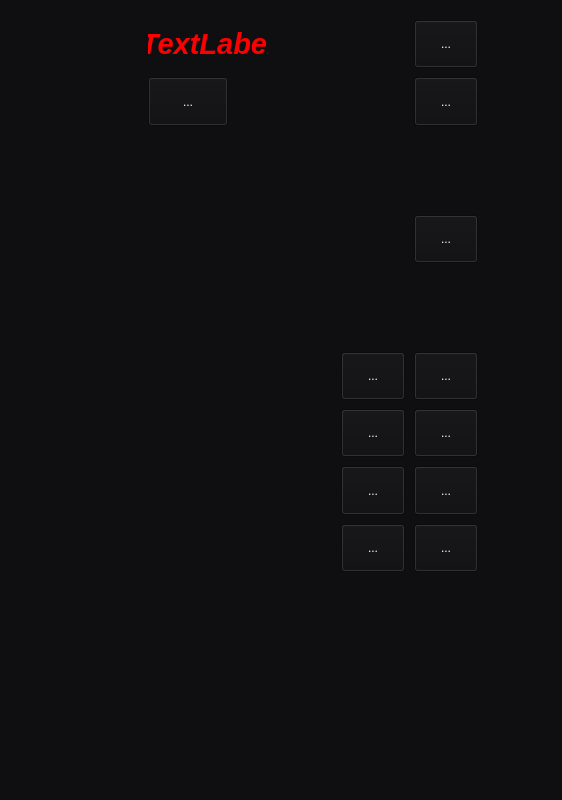
<?xml version="1.0" encoding="UTF-8"?>
<ui version="4.0">
 <class>ControlMenuMail</class>
 <widget class="QWidget" name="ControlMenuMail">
  <property name="geometry">
   <rect>
    <x>0</x>
    <y>0</y>
    <width>562</width>
    <height>800</height>
   </rect>
  </property>
  <property name="sizePolicy">
   <sizepolicy hsizetype="Expanding" vsizetype="Expanding">
    <horstretch>0</horstretch>
    <verstretch>0</verstretch>
   </sizepolicy>
  </property>
  <property name="palette">
   <palette>
    <active>
     <colorrole role="WindowText">
      <brush brushstyle="SolidPattern">
       <color alpha="255">
        <red>255</red>
        <green>255</green>
        <blue>255</blue>
       </color>
      </brush>
     </colorrole>
     <colorrole role="Button">
      <brush brushstyle="SolidPattern">
       <color alpha="255">
        <red>15</red>
        <green>15</green>
        <blue>17</blue>
       </color>
      </brush>
     </colorrole>
     <colorrole role="Light">
      <brush brushstyle="SolidPattern">
       <color alpha="255">
        <red>22</red>
        <green>22</green>
        <blue>25</blue>
       </color>
      </brush>
     </colorrole>
     <colorrole role="Midlight">
      <brush brushstyle="SolidPattern">
       <color alpha="255">
        <red>18</red>
        <green>18</green>
        <blue>21</blue>
       </color>
      </brush>
     </colorrole>
     <colorrole role="Dark">
      <brush brushstyle="SolidPattern">
       <color alpha="255">
        <red>7</red>
        <green>7</green>
        <blue>8</blue>
       </color>
      </brush>
     </colorrole>
     <colorrole role="Mid">
      <brush brushstyle="SolidPattern">
       <color alpha="255">
        <red>10</red>
        <green>10</green>
        <blue>11</blue>
       </color>
      </brush>
     </colorrole>
     <colorrole role="Text">
      <brush brushstyle="SolidPattern">
       <color alpha="255">
        <red>255</red>
        <green>255</green>
        <blue>255</blue>
       </color>
      </brush>
     </colorrole>
     <colorrole role="BrightText">
      <brush brushstyle="SolidPattern">
       <color alpha="255">
        <red>255</red>
        <green>255</green>
        <blue>255</blue>
       </color>
      </brush>
     </colorrole>
     <colorrole role="ButtonText">
      <brush brushstyle="SolidPattern">
       <color alpha="255">
        <red>255</red>
        <green>255</green>
        <blue>255</blue>
       </color>
      </brush>
     </colorrole>
     <colorrole role="Base">
      <brush brushstyle="SolidPattern">
       <color alpha="255">
        <red>0</red>
        <green>0</green>
        <blue>0</blue>
       </color>
      </brush>
     </colorrole>
     <colorrole role="Window">
      <brush brushstyle="SolidPattern">
       <color alpha="255">
        <red>15</red>
        <green>15</green>
        <blue>17</blue>
       </color>
      </brush>
     </colorrole>
     <colorrole role="Shadow">
      <brush brushstyle="SolidPattern">
       <color alpha="255">
        <red>0</red>
        <green>0</green>
        <blue>0</blue>
       </color>
      </brush>
     </colorrole>
     <colorrole role="AlternateBase">
      <brush brushstyle="SolidPattern">
       <color alpha="255">
        <red>7</red>
        <green>7</green>
        <blue>8</blue>
       </color>
      </brush>
     </colorrole>
     <colorrole role="ToolTipBase">
      <brush brushstyle="SolidPattern">
       <color alpha="255">
        <red>255</red>
        <green>255</green>
        <blue>220</blue>
       </color>
      </brush>
     </colorrole>
     <colorrole role="ToolTipText">
      <brush brushstyle="SolidPattern">
       <color alpha="255">
        <red>0</red>
        <green>0</green>
        <blue>0</blue>
       </color>
      </brush>
     </colorrole>
     <colorrole role="PlaceholderText">
      <brush brushstyle="SolidPattern">
       <color alpha="128">
        <red>255</red>
        <green>255</green>
        <blue>255</blue>
       </color>
      </brush>
     </colorrole>
    </active>
    <inactive>
     <colorrole role="WindowText">
      <brush brushstyle="SolidPattern">
       <color alpha="255">
        <red>255</red>
        <green>255</green>
        <blue>255</blue>
       </color>
      </brush>
     </colorrole>
     <colorrole role="Button">
      <brush brushstyle="SolidPattern">
       <color alpha="255">
        <red>15</red>
        <green>15</green>
        <blue>17</blue>
       </color>
      </brush>
     </colorrole>
     <colorrole role="Light">
      <brush brushstyle="SolidPattern">
       <color alpha="255">
        <red>22</red>
        <green>22</green>
        <blue>25</blue>
       </color>
      </brush>
     </colorrole>
     <colorrole role="Midlight">
      <brush brushstyle="SolidPattern">
       <color alpha="255">
        <red>18</red>
        <green>18</green>
        <blue>21</blue>
       </color>
      </brush>
     </colorrole>
     <colorrole role="Dark">
      <brush brushstyle="SolidPattern">
       <color alpha="255">
        <red>7</red>
        <green>7</green>
        <blue>8</blue>
       </color>
      </brush>
     </colorrole>
     <colorrole role="Mid">
      <brush brushstyle="SolidPattern">
       <color alpha="255">
        <red>10</red>
        <green>10</green>
        <blue>11</blue>
       </color>
      </brush>
     </colorrole>
     <colorrole role="Text">
      <brush brushstyle="SolidPattern">
       <color alpha="255">
        <red>255</red>
        <green>255</green>
        <blue>255</blue>
       </color>
      </brush>
     </colorrole>
     <colorrole role="BrightText">
      <brush brushstyle="SolidPattern">
       <color alpha="255">
        <red>255</red>
        <green>255</green>
        <blue>255</blue>
       </color>
      </brush>
     </colorrole>
     <colorrole role="ButtonText">
      <brush brushstyle="SolidPattern">
       <color alpha="255">
        <red>255</red>
        <green>255</green>
        <blue>255</blue>
       </color>
      </brush>
     </colorrole>
     <colorrole role="Base">
      <brush brushstyle="SolidPattern">
       <color alpha="255">
        <red>0</red>
        <green>0</green>
        <blue>0</blue>
       </color>
      </brush>
     </colorrole>
     <colorrole role="Window">
      <brush brushstyle="SolidPattern">
       <color alpha="255">
        <red>15</red>
        <green>15</green>
        <blue>17</blue>
       </color>
      </brush>
     </colorrole>
     <colorrole role="Shadow">
      <brush brushstyle="SolidPattern">
       <color alpha="255">
        <red>0</red>
        <green>0</green>
        <blue>0</blue>
       </color>
      </brush>
     </colorrole>
     <colorrole role="AlternateBase">
      <brush brushstyle="SolidPattern">
       <color alpha="255">
        <red>7</red>
        <green>7</green>
        <blue>8</blue>
       </color>
      </brush>
     </colorrole>
     <colorrole role="ToolTipBase">
      <brush brushstyle="SolidPattern">
       <color alpha="255">
        <red>255</red>
        <green>255</green>
        <blue>220</blue>
       </color>
      </brush>
     </colorrole>
     <colorrole role="ToolTipText">
      <brush brushstyle="SolidPattern">
       <color alpha="255">
        <red>0</red>
        <green>0</green>
        <blue>0</blue>
       </color>
      </brush>
     </colorrole>
     <colorrole role="PlaceholderText">
      <brush brushstyle="SolidPattern">
       <color alpha="128">
        <red>255</red>
        <green>255</green>
        <blue>255</blue>
       </color>
      </brush>
     </colorrole>
    </inactive>
    <disabled>
     <colorrole role="WindowText">
      <brush brushstyle="SolidPattern">
       <color alpha="255">
        <red>7</red>
        <green>7</green>
        <blue>8</blue>
       </color>
      </brush>
     </colorrole>
     <colorrole role="Button">
      <brush brushstyle="SolidPattern">
       <color alpha="255">
        <red>15</red>
        <green>15</green>
        <blue>17</blue>
       </color>
      </brush>
     </colorrole>
     <colorrole role="Light">
      <brush brushstyle="SolidPattern">
       <color alpha="255">
        <red>22</red>
        <green>22</green>
        <blue>25</blue>
       </color>
      </brush>
     </colorrole>
     <colorrole role="Midlight">
      <brush brushstyle="SolidPattern">
       <color alpha="255">
        <red>18</red>
        <green>18</green>
        <blue>21</blue>
       </color>
      </brush>
     </colorrole>
     <colorrole role="Dark">
      <brush brushstyle="SolidPattern">
       <color alpha="255">
        <red>7</red>
        <green>7</green>
        <blue>8</blue>
       </color>
      </brush>
     </colorrole>
     <colorrole role="Mid">
      <brush brushstyle="SolidPattern">
       <color alpha="255">
        <red>10</red>
        <green>10</green>
        <blue>11</blue>
       </color>
      </brush>
     </colorrole>
     <colorrole role="Text">
      <brush brushstyle="SolidPattern">
       <color alpha="255">
        <red>7</red>
        <green>7</green>
        <blue>8</blue>
       </color>
      </brush>
     </colorrole>
     <colorrole role="BrightText">
      <brush brushstyle="SolidPattern">
       <color alpha="255">
        <red>255</red>
        <green>255</green>
        <blue>255</blue>
       </color>
      </brush>
     </colorrole>
     <colorrole role="ButtonText">
      <brush brushstyle="SolidPattern">
       <color alpha="255">
        <red>7</red>
        <green>7</green>
        <blue>8</blue>
       </color>
      </brush>
     </colorrole>
     <colorrole role="Base">
      <brush brushstyle="SolidPattern">
       <color alpha="255">
        <red>15</red>
        <green>15</green>
        <blue>17</blue>
       </color>
      </brush>
     </colorrole>
     <colorrole role="Window">
      <brush brushstyle="SolidPattern">
       <color alpha="255">
        <red>15</red>
        <green>15</green>
        <blue>17</blue>
       </color>
      </brush>
     </colorrole>
     <colorrole role="Shadow">
      <brush brushstyle="SolidPattern">
       <color alpha="255">
        <red>0</red>
        <green>0</green>
        <blue>0</blue>
       </color>
      </brush>
     </colorrole>
     <colorrole role="AlternateBase">
      <brush brushstyle="SolidPattern">
       <color alpha="255">
        <red>15</red>
        <green>15</green>
        <blue>17</blue>
       </color>
      </brush>
     </colorrole>
     <colorrole role="ToolTipBase">
      <brush brushstyle="SolidPattern">
       <color alpha="255">
        <red>255</red>
        <green>255</green>
        <blue>220</blue>
       </color>
      </brush>
     </colorrole>
     <colorrole role="ToolTipText">
      <brush brushstyle="SolidPattern">
       <color alpha="255">
        <red>0</red>
        <green>0</green>
        <blue>0</blue>
       </color>
      </brush>
     </colorrole>
     <colorrole role="PlaceholderText">
      <brush brushstyle="SolidPattern">
       <color alpha="128">
        <red>255</red>
        <green>255</green>
        <blue>255</blue>
       </color>
      </brush>
     </colorrole>
    </disabled>
   </palette>
  </property>
  <property name="windowTitle">
   <string>Form</string>
  </property>
  <property name="styleSheet">
   <string notr="true"/>
  </property>
  <layout class="QHBoxLayout" name="horizontalLayout">
   <item>
    <widget class="QWidget" name="gridWidget" native="true">
     <property name="sizePolicy">
      <sizepolicy hsizetype="Expanding" vsizetype="Expanding">
       <horstretch>0</horstretch>
       <verstretch>0</verstretch>
      </sizepolicy>
     </property>
     <property name="minimumSize">
      <size>
       <width>0</width>
       <height>0</height>
      </size>
     </property>
     <layout class="QGridLayout" name="gridLayout">
      <property name="spacing">
       <number>9</number>
      </property>
      <item row="0" column="4">
       <spacer name="horizontalSpacer_2">
        <property name="orientation">
         <enum>Qt::Horizontal</enum>
        </property>
        <property name="sizeHint" stdset="0">
         <size>
          <width>40</width>
          <height>20</height>
         </size>
        </property>
       </spacer>
      </item>
      <item row="5" column="5">
       <widget class="QToolButton" name="Outlook">
        <property name="sizePolicy">
         <sizepolicy hsizetype="Expanding" vsizetype="Expanding">
          <horstretch>0</horstretch>
          <verstretch>0</verstretch>
         </sizepolicy>
        </property>
        <property name="minimumSize">
         <size>
          <width>0</width>
          <height>0</height>
         </size>
        </property>
        <property name="maximumSize">
         <size>
          <width>80</width>
          <height>80</height>
         </size>
        </property>
        <property name="text">
         <string>...</string>
        </property>
        <property name="icon">
         <iconset resource="resource.qrc">
          <normaloff>:/Images/4-Courriel/Outlook.svg</normaloff>:/Images/4-Courriel/Outlook.svg</iconset>
        </property>
        <property name="iconSize">
         <size>
          <width>100</width>
          <height>100</height>
         </size>
        </property>
       </widget>
      </item>
      <item row="1" column="5">
       <widget class="QToolButton" name="Home">
        <property name="sizePolicy">
         <sizepolicy hsizetype="Expanding" vsizetype="Expanding">
          <horstretch>0</horstretch>
          <verstretch>0</verstretch>
         </sizepolicy>
        </property>
        <property name="minimumSize">
         <size>
          <width>0</width>
          <height>0</height>
         </size>
        </property>
        <property name="maximumSize">
         <size>
          <width>80</width>
          <height>80</height>
         </size>
        </property>
        <property name="text">
         <string>...</string>
        </property>
        <property name="icon">
         <iconset resource="resource.qrc">
          <normaloff>:/Images/1-NavigateurWeb/home.svg</normaloff>:/Images/1-NavigateurWeb/home.svg</iconset>
        </property>
        <property name="iconSize">
         <size>
          <width>100</width>
          <height>100</height>
         </size>
        </property>
       </widget>
      </item>
      <item row="1" column="2">
       <widget class="QToolButton" name="Retour">
        <property name="sizePolicy">
         <sizepolicy hsizetype="Expanding" vsizetype="Expanding">
          <horstretch>0</horstretch>
          <verstretch>0</verstretch>
         </sizepolicy>
        </property>
        <property name="minimumSize">
         <size>
          <width>0</width>
          <height>0</height>
         </size>
        </property>
        <property name="maximumSize">
         <size>
          <width>80</width>
          <height>80</height>
         </size>
        </property>
        <property name="text">
         <string>...</string>
        </property>
        <property name="icon">
         <iconset resource="resource.qrc">
          <normaloff>:/Images/1-NavigateurWeb/arrow-left.svg</normaloff>:/Images/1-NavigateurWeb/arrow-left.svg</iconset>
        </property>
        <property name="iconSize">
         <size>
          <width>100</width>
          <height>100</height>
         </size>
        </property>
       </widget>
      </item>
      <item row="8" column="4">
       <widget class="QToolButton" name="Bouygues">
        <property name="sizePolicy">
         <sizepolicy hsizetype="Expanding" vsizetype="Expanding">
          <horstretch>0</horstretch>
          <verstretch>0</verstretch>
         </sizepolicy>
        </property>
        <property name="minimumSize">
         <size>
          <width>0</width>
          <height>0</height>
         </size>
        </property>
        <property name="maximumSize">
         <size>
          <width>80</width>
          <height>80</height>
         </size>
        </property>
        <property name="text">
         <string>...</string>
        </property>
        <property name="icon">
         <iconset resource="resource.qrc">
          <normaloff>:/Images/4-Courriel/Bouygues.svg</normaloff>:/Images/4-Courriel/Bouygues.svg</iconset>
        </property>
        <property name="iconSize">
         <size>
          <width>100</width>
          <height>100</height>
         </size>
        </property>
       </widget>
      </item>
      <item row="13" column="5">
       <spacer name="verticalSpacer_2">
        <property name="orientation">
         <enum>Qt::Vertical</enum>
        </property>
        <property name="sizeHint" stdset="0">
         <size>
          <width>20</width>
          <height>160</height>
         </size>
        </property>
       </spacer>
      </item>
      <item row="0" column="5">
       <widget class="QToolButton" name="Fermeture">
        <property name="sizePolicy">
         <sizepolicy hsizetype="Expanding" vsizetype="Expanding">
          <horstretch>0</horstretch>
          <verstretch>0</verstretch>
         </sizepolicy>
        </property>
        <property name="minimumSize">
         <size>
          <width>0</width>
          <height>0</height>
         </size>
        </property>
        <property name="maximumSize">
         <size>
          <width>80</width>
          <height>80</height>
         </size>
        </property>
        <property name="text">
         <string>...</string>
        </property>
        <property name="icon">
         <iconset resource="resource.qrc">
          <normaloff>:/Images/1-NavigateurWeb/close-alt.svg</normaloff>:/Images/1-NavigateurWeb/close-alt.svg</iconset>
        </property>
        <property name="iconSize">
         <size>
          <width>100</width>
          <height>100</height>
         </size>
        </property>
       </widget>
      </item>
      <item row="1" column="1">
       <spacer name="horizontalSpacer_4">
        <property name="orientation">
         <enum>Qt::Horizontal</enum>
        </property>
        <property name="sizeHint" stdset="0">
         <size>
          <width>40</width>
          <height>20</height>
         </size>
        </property>
       </spacer>
      </item>
      <item row="14" column="5">
       <spacer name="verticalSpacer">
        <property name="orientation">
         <enum>Qt::Vertical</enum>
        </property>
        <property name="sizeHint" stdset="0">
         <size>
          <width>20</width>
          <height>40</height>
         </size>
        </property>
       </spacer>
      </item>
      <item row="6" column="5">
       <widget class="QToolButton" name="Orange">
        <property name="sizePolicy">
         <sizepolicy hsizetype="Expanding" vsizetype="Expanding">
          <horstretch>0</horstretch>
          <verstretch>0</verstretch>
         </sizepolicy>
        </property>
        <property name="minimumSize">
         <size>
          <width>0</width>
          <height>0</height>
         </size>
        </property>
        <property name="maximumSize">
         <size>
          <width>80</width>
          <height>80</height>
         </size>
        </property>
        <property name="text">
         <string>...</string>
        </property>
        <property name="icon">
         <iconset resource="resource.qrc">
          <normaloff>:/Images/4-Courriel/Orange.svg</normaloff>:/Images/4-Courriel/Orange.svg</iconset>
        </property>
        <property name="iconSize">
         <size>
          <width>100</width>
          <height>100</height>
         </size>
        </property>
       </widget>
      </item>
      <item row="6" column="4">
       <widget class="QToolButton" name="Yahoo">
        <property name="sizePolicy">
         <sizepolicy hsizetype="Expanding" vsizetype="Expanding">
          <horstretch>0</horstretch>
          <verstretch>0</verstretch>
         </sizepolicy>
        </property>
        <property name="minimumSize">
         <size>
          <width>0</width>
          <height>0</height>
         </size>
        </property>
        <property name="maximumSize">
         <size>
          <width>80</width>
          <height>80</height>
         </size>
        </property>
        <property name="text">
         <string>...</string>
        </property>
        <property name="icon">
         <iconset resource="resource.qrc">
          <normaloff>:/Images/4-Courriel/Yahoo.svg</normaloff>:/Images/4-Courriel/Yahoo.svg</iconset>
        </property>
        <property name="iconSize">
         <size>
          <width>100</width>
          <height>100</height>
         </size>
        </property>
       </widget>
      </item>
      <item row="2" column="5">
       <spacer name="verticalSpacer_1">
        <property name="orientation">
         <enum>Qt::Vertical</enum>
        </property>
        <property name="sizeType">
         <enum>QSizePolicy::Preferred</enum>
        </property>
        <property name="sizeHint" stdset="0">
         <size>
          <width>50</width>
          <height>80</height>
         </size>
        </property>
       </spacer>
      </item>
      <item row="8" column="5">
       <widget class="QToolButton" name="LaPoste">
        <property name="sizePolicy">
         <sizepolicy hsizetype="Expanding" vsizetype="Expanding">
          <horstretch>0</horstretch>
          <verstretch>0</verstretch>
         </sizepolicy>
        </property>
        <property name="minimumSize">
         <size>
          <width>0</width>
          <height>0</height>
         </size>
        </property>
        <property name="maximumSize">
         <size>
          <width>80</width>
          <height>80</height>
         </size>
        </property>
        <property name="text">
         <string>...</string>
        </property>
        <property name="icon">
         <iconset resource="resource.qrc">
          <normaloff>:/Images/4-Courriel/LaPoste.svg</normaloff>:/Images/4-Courriel/LaPoste.svg</iconset>
        </property>
        <property name="iconSize">
         <size>
          <width>100</width>
          <height>100</height>
         </size>
        </property>
       </widget>
      </item>
      <item row="5" column="4">
       <widget class="QToolButton" name="Gmail">
        <property name="sizePolicy">
         <sizepolicy hsizetype="Expanding" vsizetype="Expanding">
          <horstretch>0</horstretch>
          <verstretch>0</verstretch>
         </sizepolicy>
        </property>
        <property name="minimumSize">
         <size>
          <width>0</width>
          <height>0</height>
         </size>
        </property>
        <property name="maximumSize">
         <size>
          <width>80</width>
          <height>80</height>
         </size>
        </property>
        <property name="text">
         <string>...</string>
        </property>
        <property name="icon">
         <iconset resource="resource.qrc">
          <normaloff>:/Images/4-Courriel/Gmail.svg</normaloff>:/Images/4-Courriel/Gmail.svg</iconset>
        </property>
        <property name="iconSize">
         <size>
          <width>100</width>
          <height>100</height>
         </size>
        </property>
       </widget>
      </item>
      <item row="0" column="0">
       <spacer name="horizontalSpacer">
        <property name="orientation">
         <enum>Qt::Horizontal</enum>
        </property>
        <property name="sizeHint" stdset="0">
         <size>
          <width>40</width>
          <height>20</height>
         </size>
        </property>
       </spacer>
      </item>
      <item row="4" column="5">
       <spacer name="verticalSpacer_3">
        <property name="orientation">
         <enum>Qt::Vertical</enum>
        </property>
        <property name="sizeType">
         <enum>QSizePolicy::Preferred</enum>
        </property>
        <property name="sizeHint" stdset="0">
         <size>
          <width>50</width>
          <height>80</height>
         </size>
        </property>
       </spacer>
      </item>
      <item row="7" column="5">
       <widget class="QToolButton" name="Free">
        <property name="sizePolicy">
         <sizepolicy hsizetype="Expanding" vsizetype="Expanding">
          <horstretch>0</horstretch>
          <verstretch>0</verstretch>
         </sizepolicy>
        </property>
        <property name="minimumSize">
         <size>
          <width>0</width>
          <height>0</height>
         </size>
        </property>
        <property name="maximumSize">
         <size>
          <width>80</width>
          <height>80</height>
         </size>
        </property>
        <property name="text">
         <string>...</string>
        </property>
        <property name="icon">
         <iconset resource="resource.qrc">
          <normaloff>:/Images/4-Courriel/Free.svg</normaloff>:/Images/4-Courriel/Free.svg</iconset>
        </property>
        <property name="iconSize">
         <size>
          <width>100</width>
          <height>100</height>
         </size>
        </property>
       </widget>
      </item>
      <item row="0" column="10">
       <spacer name="horizontalSpacer_3">
        <property name="orientation">
         <enum>Qt::Horizontal</enum>
        </property>
        <property name="sizeHint" stdset="0">
         <size>
          <width>40</width>
          <height>20</height>
         </size>
        </property>
       </spacer>
      </item>
      <item row="3" column="5">
       <widget class="QToolButton" name="Options">
        <property name="sizePolicy">
         <sizepolicy hsizetype="Expanding" vsizetype="Expanding">
          <horstretch>0</horstretch>
          <verstretch>0</verstretch>
         </sizepolicy>
        </property>
        <property name="minimumSize">
         <size>
          <width>0</width>
          <height>0</height>
         </size>
        </property>
        <property name="maximumSize">
         <size>
          <width>80</width>
          <height>80</height>
         </size>
        </property>
        <property name="text">
         <string>...</string>
        </property>
        <property name="icon">
         <iconset resource="resource.qrc">
          <normaloff>:/Images/2-Calculatrice/cogs.svg</normaloff>:/Images/2-Calculatrice/cogs.svg</iconset>
        </property>
        <property name="iconSize">
         <size>
          <width>100</width>
          <height>100</height>
         </size>
        </property>
       </widget>
      </item>
      <item row="7" column="4">
       <widget class="QToolButton" name="SFR">
        <property name="sizePolicy">
         <sizepolicy hsizetype="Expanding" vsizetype="Expanding">
          <horstretch>0</horstretch>
          <verstretch>0</verstretch>
         </sizepolicy>
        </property>
        <property name="minimumSize">
         <size>
          <width>0</width>
          <height>0</height>
         </size>
        </property>
        <property name="maximumSize">
         <size>
          <width>80</width>
          <height>80</height>
         </size>
        </property>
        <property name="text">
         <string>...</string>
        </property>
        <property name="icon">
         <iconset resource="resource.qrc">
          <normaloff>:/Images/4-Courriel/SFR.svg</normaloff>:/Images/4-Courriel/SFR.svg</iconset>
        </property>
        <property name="iconSize">
         <size>
          <width>100</width>
          <height>100</height>
         </size>
        </property>
       </widget>
      </item>
      <item row="1" column="3">
       <spacer name="horizontalSpacer_5">
        <property name="orientation">
         <enum>Qt::Horizontal</enum>
        </property>
        <property name="sizeHint" stdset="0">
         <size>
          <width>40</width>
          <height>20</height>
         </size>
        </property>
       </spacer>
      </item>
      <item row="0" column="2">
       <widget class="QLabel" name="Horlorge">
        <property name="sizePolicy">
         <sizepolicy hsizetype="Expanding" vsizetype="Expanding">
          <horstretch>0</horstretch>
          <verstretch>0</verstretch>
         </sizepolicy>
        </property>
        <property name="minimumSize">
         <size>
          <width>120</width>
          <height>0</height>
         </size>
        </property>
        <property name="maximumSize">
         <size>
          <width>0</width>
          <height>100</height>
         </size>
        </property>
        <property name="font">
         <font>
          <pointsize>22</pointsize>
          <weight>75</weight>
          <italic>true</italic>
          <bold>true</bold>
         </font>
        </property>
        <property name="styleSheet">
         <string notr="true">color: red;</string>
        </property>
        <property name="text">
         <string>TextLabel</string>
        </property>
        <property name="scaledContents">
         <bool>false</bool>
        </property>
        <property name="alignment">
         <set>Qt::AlignCenter</set>
        </property>
       </widget>
      </item>
     </layout>
    </widget>
   </item>
  </layout>
 </widget>
 <resources>
  <include location="resource.qrc"/>
 </resources>
 <connections/>
</ui>
